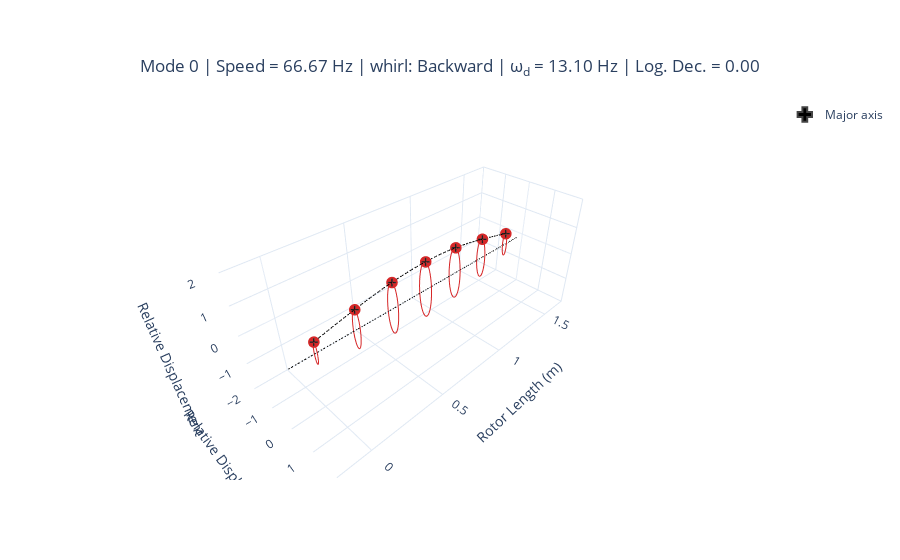
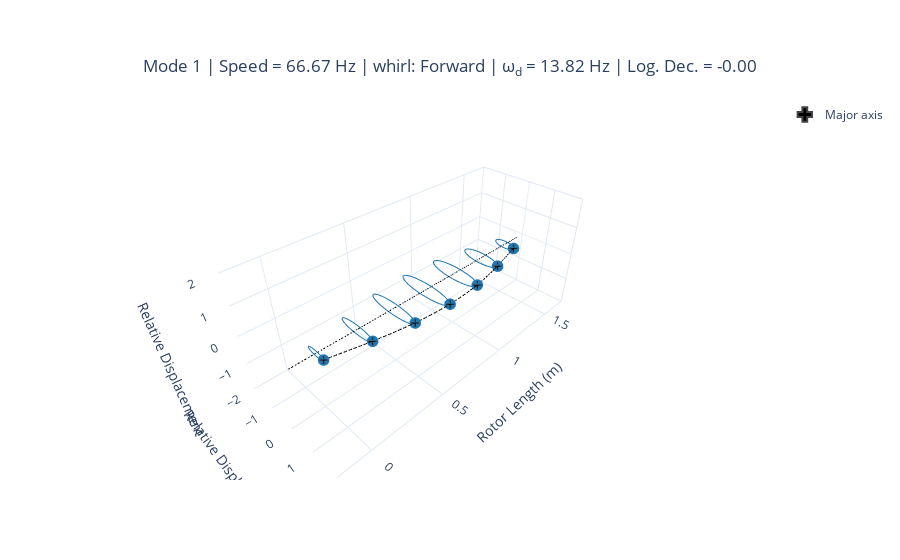
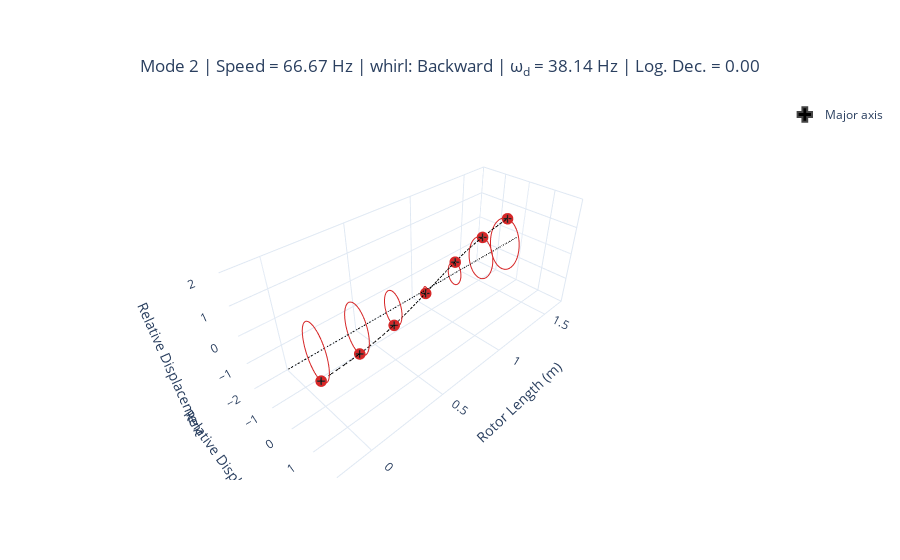
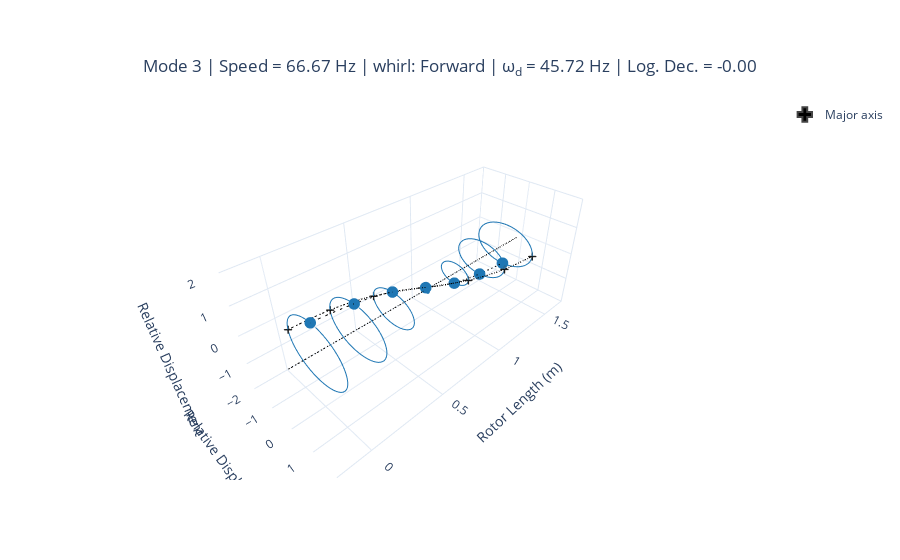

Notebook code for these charts, in order:
### Code cell
for mode in range(6):
    display(modal.plot_mode_3d(mode, frequency_units="Hz"))
